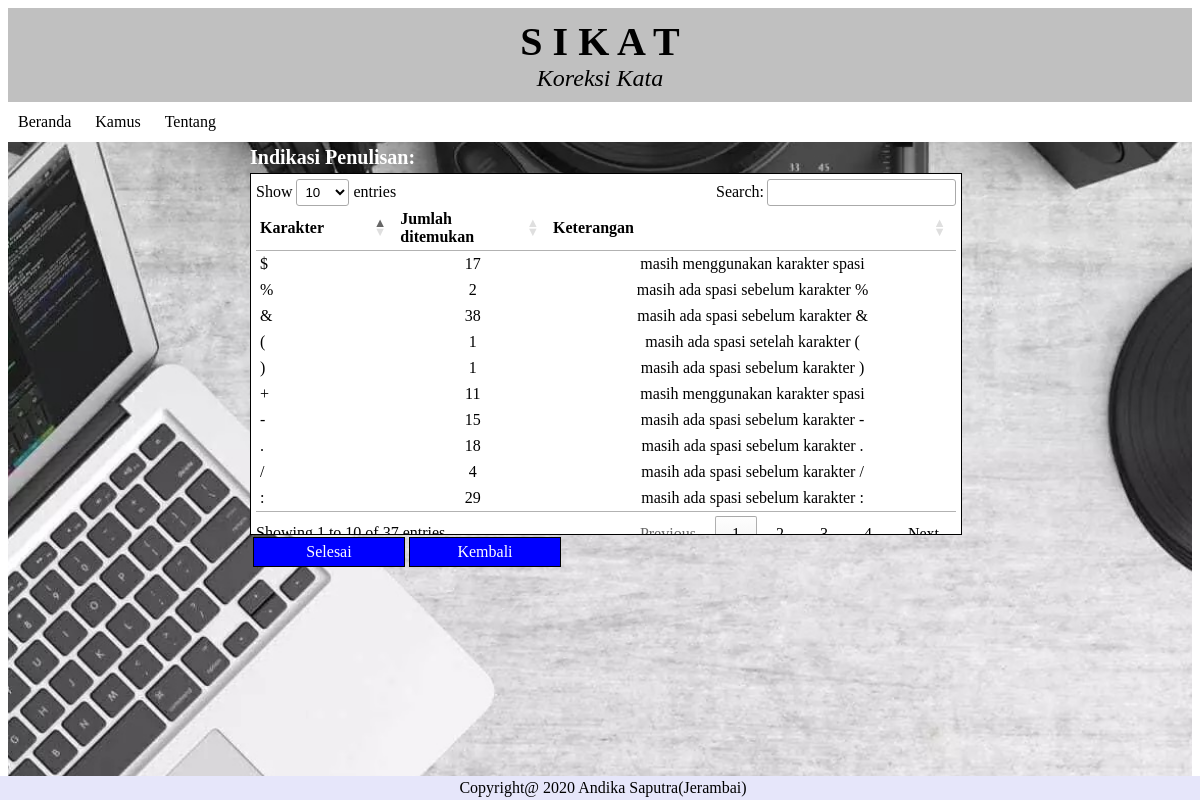
The page /cekat/file/karakter.php on the database its author committed.
### tables this page shows
CREATE TABLE `karakter` (
  `id` int(4) NOT NULL,
  `jumlah` int(10) NOT NULL DEFAULT 0,
  `karakter` char(46) DEFAULT NULL,
  `keterangan` char(116) DEFAULT NULL
);

### cekat/file/karakter.php (the view, shortened to what this page needs)
<html>
<head>
	<link rel="stylesheet" type="text/css" href="../style.css">
	<link rel="stylesheet" type="text/css" href="//cdn.datatables.net/1.10.19/css/jquery.dataTables.min.css">
  </head>
<body>
	<div class="latar">
	<div class="header">
	<header>
		<header class="judul"><b>S  I  K  A  T</b></header>
		<header class="deskripsi"><i>Koreksi Kata</i></header>
	</header>
	</div>
	<div id="menu">
	<?php include("../menubar.php"); ?>
	</div>
	<div class="tengah">
	<h2>Indikasi Penulisan:</h2>
	<div class = "auto">
	<table id="contact-detail" class="compact" cellspacing="0" width="100%">
<thead>
	<tr>
		<th>Karakter</th>
		<th>Jumlah ditemukan</th>
		<th>Keterangan</th>
	</tr>
</thead>
<tbody>
<?php
include "../koneksi.php";
$tampil=mysqli_query($conn,"SELECT karakter, jumlah, keterangan FROM karakter order by karakter desc");
	foreach($tampil as $kuy){
		if ($kuy['jumlah']==0) continue;
    echo "
		<tr>
		<td>".$kuy['karakter']."</td>
		<td align='center'>".$kuy['jumlah']."</td>
		<td align='center'>".$kuy['keterangan']."</td>
		</tr>
		";
    }
?>
</tbody>
</table>
</div>
<table>
<tr>
	<td align="center"><a href="baqo.php?data=upload" type="submit">Selesai</a></td>
  <td align="center"><a href="baqo.php?data=baca" type="submit">Kembali</a></td>
</tr>
</table>
</div>
<div id="footer">
Copyright@ 2020  Andika Saputra(Jerambai)
</div>
</div>
</body>
</html>

### cekat/menubar.php (shortened to what this page needs)
<html>
		<ul>
			<li class="utama"><a href="http://localhost/andika/index.php">Beranda</a></li>
			<li class="utama"><a href="#">Kamus</a>
			</li>
			<li class="utama"><a href="tentang.php">Tentang</a></li>
		</ul>
</html>

### cekat/style.css (style rules this page uses)
a[type=submit] { text-decoration: none; margin: 5px auto; margin-top:-1px; padding: 5px; width: 140px; border: 1px solid black; color: #fff; background: blue; cursor: pointer; display:block; }
.auto { display:block; border: 1px solid black; padding: 5px; margin-top: -12px; width:700px; height:350px; overflow:auto; background : white; }
.tengah { margin : 10px auto; width : 700px; padding: 0px; margin-top: -13px; }
.latar { background: url(background2.jpg); background-repeat: no-repeat; background-position: center; height:100%; background-size:cover; }
h2 { font-size: 20; font-family: times; color: white; }
.header { position: pixed; left: 0; top: 0; width: 100%; padding: 0px; background: silver; }
header { position: pixed; left:0; top:0; width: 100%; font-size: 30px; text-align: center; color: black; background: silver; padding: 0px; }
header .judul { padding-top:10px; text-align: Center; font-size: 40; font-family: Harrington; }
header .deskripsi { padding-bottom: 10px; text-align: center; font-size: 24; font-family: Brush Script MT; color:black; }
#footer { position: fixed; left: 0; bottom: 0; width: 100%; text-align: center; padding: 3px; background-color: lavender; text-align: center; color: black; }
#menu { background-color: white; border: 1px black; }
#menu ul { list-style: none; margin: 0; padding: 0; }
#menu ul li.utama { display: inline-table; }
#menu ul li a { display: block; text-decoration: none; line-height: 40px; padding: 0 10px; color: black; }

### rows shown on the page
karakter: karakter "(", jumlah "1", keterangan "masih ada spasi setelah karakter ("
karakter: karakter ":", jumlah "29", keterangan "masih ada spasi sebelum karakter :"
karakter: karakter "/", jumlah "4", keterangan "masih ada spasi sebelum karakter /"
karakter: karakter ".", jumlah "18", keterangan "masih ada spasi sebelum karakter ."
karakter: karakter "-", jumlah "15", keterangan "masih ada spasi sebelum karakter -"
karakter: karakter "+", jumlah "11", keterangan "masih menggunakan karakter spasi"
karakter: karakter ")", jumlah "1", keterangan "masih ada spasi sebelum karakter )"
karakter: karakter "&", jumlah "38", keterangan "masih ada spasi sebelum karakter &"
karakter: karakter "%", jumlah "2", keterangan "masih ada spasi sebelum karakter %"
karakter: karakter "$", jumlah "17", keterangan "masih menggunakan karakter spasi"
